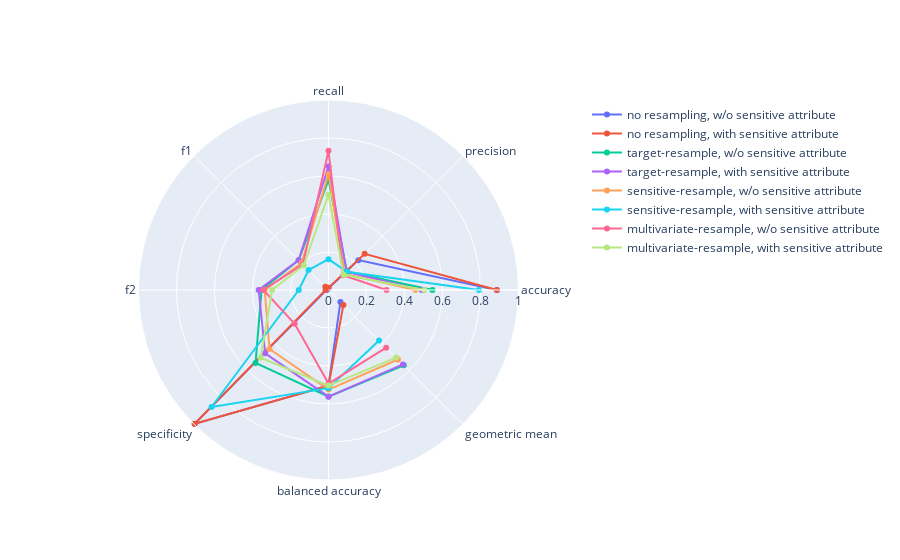

The notebook cell this image was saved under:
### Code cell
categories = ['accuracy', 'precision', 'recall', 'f1', 'f2', 'specificity', 'balanced accuracy', 'geometric mean']
dataset_ref = [ 'no resampling, w/o sensitive attribute', 'no resampling, with sensitive attribute', \
                    'target-resample, w/o sensitive attribute', 'target-resample, with sensitive attribute', \
                    'sensitive-resample, w/o sensitive attribute', 'sensitive-resample, with sensitive attribute', \
                    'multivariate-resample, w/o sensitive attribute', 'multivariate-resample, with sensitive attribute']


fig = go.Figure()

for res_list,ref in zip(performance_results, dataset_ref):

  fig.add_trace(go.Scatterpolar(
        r=res_list,
        theta=categories,
        # fill='toself',
        name=ref
  ))


fig.update_layout(
  polar=dict(
    radialaxis=dict(
      visible=True,
      range=[0, 1]
    )),
  showlegend=True
)

fig.show()

### Figure 1 — Plotly figure (JSON) as saved in the notebook; plotly's stock layout.template omitted (floating-point values rounded to 4 significant figures)
{"data": [{"name": "no resampling, w/o sensitive attribute", "r": [0.8862, 0.2222, 0.007926, 0.01531, 0.00982, 0.9965, 0.5022, 0.08887], "theta": ["accuracy", "precision", "recall", "f1", "f2", "specificity", "balanced accuracy", "geometric mean"], "type": "scatterpolar"}, {"name": "no resampling, with sensitive attribute", "r": [0.8861, 0.2692, 0.01233, 0.02358, 0.01524, 0.9958, 0.5041, 0.1108], "theta": ["accuracy", "precision", "recall", "f1", "f2", "specificity", "balanced accuracy", "geometric mean"], "type": "scatterpolar"}, {"name": "target-resample, w/o sensitive attribute", "r": [0.547, 0.1373, 0.579, 0.2219, 0.3523, 0.543, 0.561, 0.5607], "theta": ["accuracy", "precision", "recall", "f1", "f2", "specificity", "balanced accuracy", "geometric mean"], "type": "scatterpolar"}, {"name": "target-resample, with sensitive attribute", "r": [0.4914, 0.134, 0.6513, 0.2222, 0.3675, 0.4713, 0.5613, 0.554], "theta": ["accuracy", "precision", "recall", "f1", "f2", "specificity", "balanced accuracy", "geometric mean"], "type": "scatterpolar"}, {"name": "sensitive-resample, w/o sensitive attribute", "r": [0.4579, 0.1201, 0.6099, 0.2007, 0.3359, 0.4388, 0.5243, 0.5173], "theta": ["accuracy", "precision", "recall", "f1", "f2", "specificity", "balanced accuracy", "geometric mean"], "type": "scatterpolar"}, {"name": "sensitive-resample, with sensitive attribute", "r": [0.7917, 0.1363, 0.1625, 0.1483, 0.1565, 0.8707, 0.5166, 0.3761], "theta": ["accuracy", "precision", "recall", "f1", "f2", "specificity", "balanced accuracy", "geometric mean"], "type": "scatterpolar"}, {"name": "multivariate-resample, w/o sensitive attribute", "r": [0.3055, 0.1095, 0.7327, 0.1906, 0.3427, 0.2518, 0.4923, 0.4295], "theta": ["accuracy", "precision", "recall", "f1", "f2", "specificity", "balanced accuracy", "geometric mean"], "type": "scatterpolar"}, {"name": "multivariate-resample, with sensitive attribute", "r": [0.5042, 0.1128, 0.5015, 0.1842, 0.2969, 0.5046, 0.5031, 0.5031], "theta": ["accuracy", "precision", "recall", "f1", "f2", "specificity", "balanced accuracy", "geometric mean"], "type": "scatterpolar"}], "layout": {"polar": {"radialaxis": {"range": [0, 1], "visible": true}}, "showlegend": true}}
